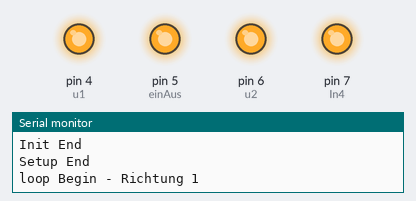
The sketch below on a simulated Arduino Uno, built with avr-gcc and run on an emulated ATmega328P. Shown: output pins drawn as LEDs (lit = HIGH), the last lines printed to the serial monitor.

Above: at 0.5 s.
At 16.0 s:
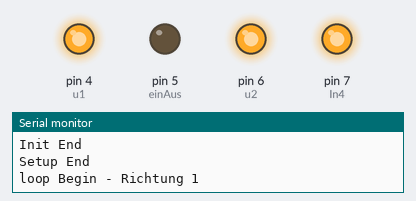
At 47.0 s:
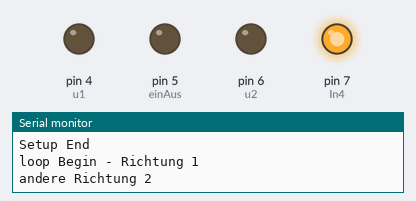
At 62.5 s:
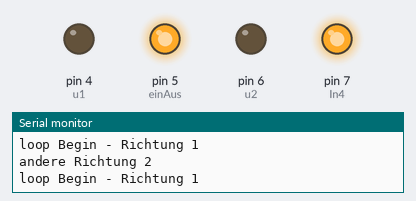
Timing chart, 0 to 80.6 s (numbered marks = the images above):
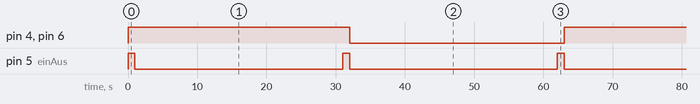

The sketch:

RichtungsUmkehr.ino
```cpp
/*
Richtungsumkehr
schaltet 3 Relays:
Hauptschalter einAus
Umschalter u1 und u2, die die Stromrichtung umkehren (während der Umkehr ist der Hauptschalter ausgeschaltet)
*/

const long umschaltdauer=30*1000; //sekunden*1000=ms
const int u1=4; //Richtungs Umschalt relay 1
const int u2=6; //Richtungs Umschalt relay 2
const int einAus=5; //Hauptschalter relay
const int In4=7; //freies Relay


void SetOutput()
{
  pinMode(In4, OUTPUT);
  pinMode(einAus, OUTPUT);
  pinMode(u1, OUTPUT);
  pinMode(u2, OUTPUT);
}

// the setup function runs once when you press reset or power the board
void setup() {
  Serial.begin(9600);
  Serial.println("Setup Begin");
  SetOutput();
  Init(HIGH);
  Serial.println("Setup End");
}

void Init(int Val) //High=Relay aus
{
  Serial.println("Init Begin");
  digitalWrite(In4, Val);
  digitalWrite(einAus, Val);
  digitalWrite(u2, Val);
  digitalWrite(u1, Val);
  Serial.println("Init End");
}

void Umschalten(int Richtung)
{
  digitalWrite(u1, Richtung);  // turn the LED on (HIGH is the voltage level)
  digitalWrite(u2, Richtung);  // turn the LED on (HIGH is the voltage level)
}

void Ausschalten()
{
    digitalWrite(einAus, HIGH);
    delay(1000); //warte damit Freilaufstrom Magnetfeld abgebaut hat
}

void Einschalten()
{
    digitalWrite(einAus, LOW);
}

// the loop function runs over and over again forever
void loop() {
  Serial.println("loop Begin - Richtung 1");

  Ausschalten();
  Umschalten(HIGH);
  Einschalten();
  delay(umschaltdauer);                      // wait for a second

  Serial.println("andere Richtung 2");
  Ausschalten();
  Umschalten(LOW);
  Einschalten();
  delay(umschaltdauer);                      // wait for a second
}
```

Measured:
- by itself, pin 4 (u1), pin 6 (u2): alternates HIGH for 31.0 s and LOW for 31.0 s
- by itself, pin 5 (einAus): alternates HIGH for 1.0 s and LOW for 30.0 s
- by itself, everything shown: repeats every 62.0 s, in 4 steps
